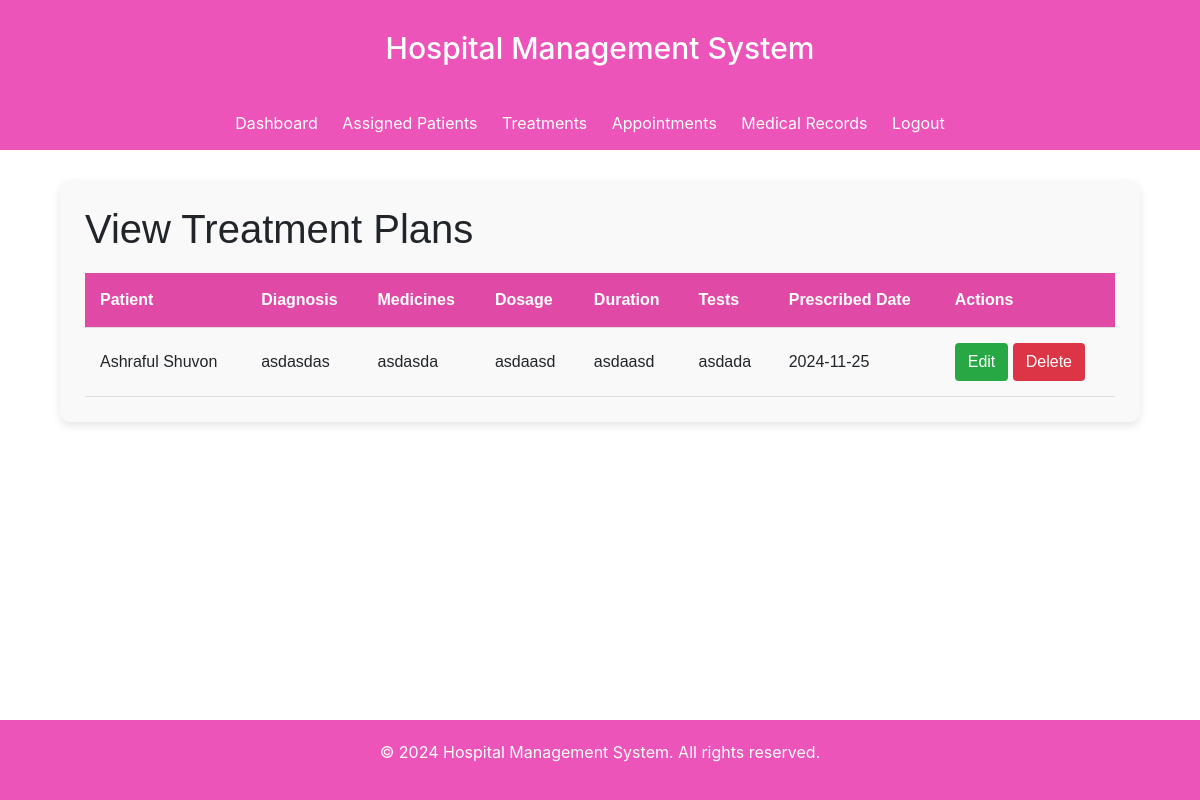
The app's page /doctor/view_treatment_plans.php (signed in) with its own data.
### tables this page shows
CREATE TABLE `treatment_plans` (
  `treatment_id` int(11) NOT NULL,
  `patient_id` int(11) NOT NULL,
  `doctor_id` int(11) NOT NULL,
  `diagnosis` text NOT NULL,
  `prescribed_date` date NOT NULL,
  `medicine_name` text NOT NULL,
  `dosage` text NOT NULL,
  `duration` text NOT NULL,
  `tests` text DEFAULT NULL
);

CREATE TABLE `patients` (
  `patient_id` int(11) NOT NULL,
  `first_name` varchar(100) NOT NULL,
  `last_name` varchar(100) NOT NULL,
  `date_of_birth` date NOT NULL,
  `gender` enum('Male','Female','Other') NOT NULL,
  `contact_number` varchar(15) NOT NULL,
  `email` varchar(150) NOT NULL,
  `address` text NOT NULL,
  `username` varchar(50) NOT NULL,
  `password` varchar(255) NOT NULL,
  `created_at` timestamp NOT NULL DEFAULT current_timestamp()
);

### doctor/view_treatment_plans.php (the view, shortened to what this page needs)
<?php
include '../config/db.php';
$doctor_id = $_SESSION['doctor_id'];
try {
    $sql = "
        SELECT tp.treatment_id, tp.patient_id, p.first_name, p.last_name, tp.diagnosis,
               tp.medicine_name, tp.dosage, tp.duration, tp.tests, tp.prescribed_date
        FROM treatment_plans tp
        INNER JOIN patients p ON tp.patient_id = p.patient_id
        WHERE tp.doctor_id = :doctor_id
    ";
    $stmt = $conn->prepare($sql);
    $stmt->bindParam(':doctor_id', $doctor_id, PDO::PARAM_INT);
    $stmt->execute();
    $treatment_plans = $stmt->fetchAll(PDO::FETCH_ASSOC);
} catch (PDOException $e) {
    die("Error fetching treatment plans: " . $e->getMessage());
}
?>
<?php include '../includes/doctorNav.php'; ?>
<div class="common-container">
    <h1>View Treatment Plans</h1>
    <table class="common-table">
        <thead>
            <tr>
                <th>Patient</th>
                <th>Diagnosis</th>
                <th>Medicines</th>
                <th>Dosage</th>
                <th>Duration</th>
                <th>Tests</th>
                <th>Prescribed Date</th>
                <th>Actions</th>
            </tr>
        </thead>
        <tbody>
            <?php if ($treatment_plans): ?>
                <?php foreach ($treatment_plans as $plan): ?>
                    <tr>
                        <td><?= htmlspecialchars($plan['first_name'] . ' ' . $plan['last_name']); ?></td>
                        <td><?= htmlspecialchars($plan['diagnosis']); ?></td>
                        <td><?= htmlspecialchars($plan['medicine_name']); ?></td>
                        <td><?= htmlspecialchars($plan['dosage']); ?></td>
                        <td><?= htmlspecialchars($plan['duration']); ?></td>
                        <td><?= htmlspecialchars($plan['tests']); ?></td>
                        <td><?= htmlspecialchars($plan['prescribed_date']); ?></td>
                        <td>
                            <a href="edit_treatment_plan.php?treatment_id=<?= $plan['treatment_id']; ?>" class="btn btn-edit">Edit</a>
                            <a href="delete_treatment_plan.php?treatment_id=<?= $plan['treatment_id']; ?>" class="btn btn-delete" onclick="return confirm('Are you sure you want to delete this treatment plan?');">Delete</a>
                        </td>
                    </tr>
                <?php endforeach; ?>
            <?php else: ?>
                <tr>
                    <td colspan="8">No treatment plans found.</td>
                </tr>
            <?php endif; ?>
        </tbody>
    </table>
</div>
<?php include '../includes/footer.php'; ?>

### assets/css/styles.css (style rules this page uses)
body { font-family: Arial, sans-serif; margin: 0; padding: 0; background-color: #f4f4f4; }
.common-container { width: 90%; margin: 30px auto; padding: 25px; background-color: #f9f9f9; border-radius: 10px; box-shadow: 0 4px 8px rgba(0, 0, 0, 0.1); font-family: Arial, sans-serif; }
.common-table { width: 100%; border-collapse: collapse; margin-top: 20px; overflow-x: auto; }
.common-table thead { background-color: #e04aa6; color: white; }
.common-table th, .common-table td { padding: 15px; text-align: left; border-bottom: 1px solid #ddd; }
.btn-edit, .btn-delete { padding: 8px 14px; border-radius: 5px; text-decoration: none; color: white; font-size: 14px; transition: background-color 0.3s ease; }
.btn-edit { background-color: #28a745; }
.btn-delete { background-color: #dc3545; }

### records on screen
treatment_plans: patient.last_name "Ashraful Shuvon", diagnosis "asdasdas", medicine_name "asdasda", dosage "asdaasd", duration "asdaasd", tests "asdada", prescribed_date "2024-11-25"
